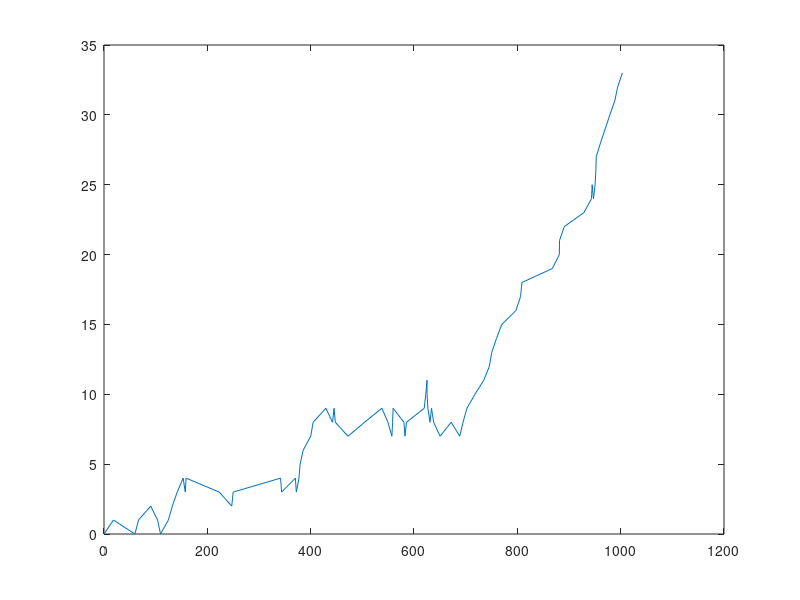

Reproduce this figure in MATLAB.
clear;
birth = 0.05;
death = 0.03;
x = [];
x(1) = 0;
t = [];
t(1) = 0;
i = 0;
num = 0;
j = 2;
while i < 1000
    t1 = exprnd(1/birth);
    t2 = exprnd(1/death);
    if t1 < t2
        num = num + 1;
        i = i + t1;
        x(j) = num;
        t(j) = i;
    else 
        num = num - 1;
        i = i + t2;
        x(j) = num;
        t(j) = i;
    end
    j = j + 1;
end
plot(t,x)
